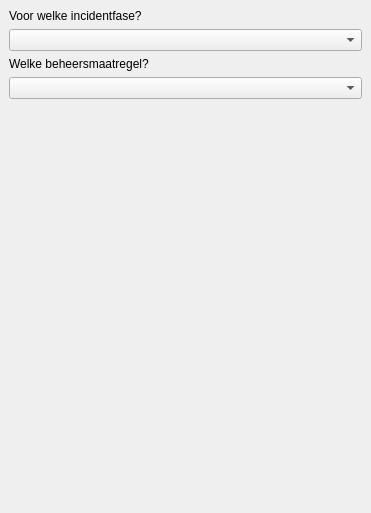
<?xml version="1.0" encoding="UTF-8"?>
<ui version="4.0">
 <class>Veiligheidsvoorziening</class>
 <widget class="QDockWidget" name="Veiligheidsvoorziening">
  <property name="geometry">
   <rect>
    <x>0</x>
    <y>0</y>
    <width>371</width>
    <height>513</height>
   </rect>
  </property>
  <property name="features">
   <set>QDockWidget::DockWidgetMovable</set>
  </property>
  <property name="windowTitle">
   <string>Beheersmaatregelen</string>
  </property>
  <widget class="QWidget" name="dockWidgetContents">
   <layout class="QGridLayout" name="gridLayout">
    <item row="0" column="0">
     <layout class="QVBoxLayout" name="verticalLayout">
      <property name="sizeConstraint">
       <enum>QLayout::SetNoConstraint</enum>
      </property>
      <item>
       <widget class="QLabel" name="label_4">
        <property name="text">
         <string>Voor welke incidentfase?</string>
        </property>
       </widget>
      </item>
      <item>
       <widget class="QComboBox" name="inzetfase">
        <property name="sizePolicy">
         <sizepolicy hsizetype="Minimum" vsizetype="Fixed">
          <horstretch>0</horstretch>
          <verstretch>0</verstretch>
         </sizepolicy>
        </property>
       </widget>
      </item>
      <item>
       <widget class="QLabel" name="label_5">
        <property name="text">
         <string>Welke beheersmaatregel?</string>
        </property>
       </widget>
      </item>
      <item>
       <widget class="QComboBox" name="maatregel_type_id"/>
      </item>
      <item>
       <spacer name="verticalSpacer">
        <property name="orientation">
         <enum>Qt::Vertical</enum>
        </property>
        <property name="sizeHint" stdset="0">
         <size>
          <width>0</width>
          <height>0</height>
         </size>
        </property>
       </spacer>
      </item>
     </layout>
    </item>
   </layout>
  </widget>
 </widget>
 <resources/>
 <connections/>
</ui>
